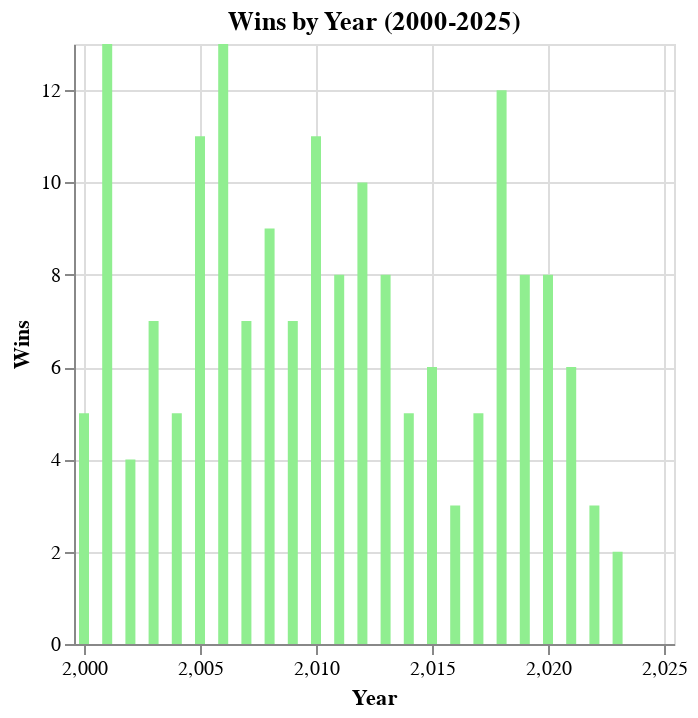

The notebook cell saved with this chart:
### Code cell
# Assuming `data` is your DataFrame
filtered_data = data[(data['Year'] >= 2000) & (data['Year'] <= 2025)]

# Define the years in which the division was won
division_won_years = [2001, 2005, 2006, 2010, 2018]

# Add a new column for color encoding and a custom message for division-winning years
filtered_data['ChampionshipWon'] = filtered_data['Year'].isin(division_won_years)
filtered_data['ChampionshipWonText'] = filtered_data['ChampionshipWon'].apply(lambda x: 'Championship Won' if x else '')

# Create the chart with conditional coloring
chart = alt.Chart(filtered_data).mark_bar().encode(
    x=alt.X('Year:Q', scale=alt.Scale(domain=[2000, 2025]), title="Year"),
    y=alt.Y('W:Q', title="Wins"),
    color=alt.condition(
        alt.datum.DivisionWon,  # Condition based on the new column
        alt.value('green'),  # Color for bars that meet the condition
        alt.value('lightgreen') # Color for other bars
    ),
    tooltip=["Year", "W", "L", alt.Tooltip('ChampionshipWonText:N', title="Status")]
).properties(
    title="Wins by Year (2000-2025)"
)

chart

### Figure 1 — Vega-Lite specification as saved in the notebook (floating-point values rounded to 4 significant figures)
{"config": {"view": {"continuousWidth": 300, "continuousHeight": 300}}, "data": {"name": "data-802e387351258591e23268398b351dab"}, "mark": {"type": "bar"}, "encoding": {"color": {"condition": {"test": "datum.DivisionWon", "value": "green"}, "value": "lightgreen"}, "tooltip": [{"field": "Year", "type": "quantitative"}, {"field": "W", "type": "quantitative"}, {"field": "L", "type": "quantitative"}, {"field": "ChampionshipWonText", "title": "Status", "type": "nominal"}], "x": {"field": "Year", "scale": {"domain": [2000, 2025]}, "title": "Year", "type": "quantitative"}, "y": {"field": "W", "title": "Wins", "type": "quantitative"}}, "title": "Wins by Year (2000-2025)", "$schema": "https://vega.github.io/schema/vega-lite/v5.15.1.json", "datasets": {"data-802e387351258591e23268398b351dab": [{"Year": 2023, "Lg": "NFL", "Tm": "Chicago Bears", "W": 2, "L": 6, "T": 0, "Div. Finish": "4th of 4", "Playoffs": null, "PF": 171, "PA": 218, "PD": -47, "Coaches": "Eberflus", "AV": null, "Passer": "Fields", "Rusher": "Herbert", "Receiver": "Moore", "Pts_Off": 17, "Yds_Off": 19, "Pts_Def": 28, "Yds_Def": 23, "T/G": 25, "Pts±": 25, "Yds±": 18, "out of": 32, "MoV": -5.9, "SoS": -3.9, "SRS": -9.8, "OSRS": -1.6, "DSRS": -8.2, "ChampionshipWon": false, "ChampionshipWonText": ""}, {"Year": 2022, "Lg": "NFL", "Tm": "Chicago Bears", "W": 3, "L": 14, "T": 0, "Div. Finish": "4th of 4", "Playoffs": null, "PF": 326, "PA": 463, "PD": -137, "Coaches": "Eberflus", "AV": "Fields", "Passer": "Fields", "Rusher": "Fields", "Receiver": "Kmet", "Pts_Off": 23, "Yds_Off": 28, "Pts_Def": 32, "Yds_Def": 29, "T/G": 20, "Pts±": 31, "Yds±": 31, "out of": 32, "MoV": -8.1, "SoS": 1.6, "SRS": -6.4, "OSRS": -2.5, "DSRS": -4.0, "ChampionshipWon": false, "ChampionshipWonText": ""}, {"Year": 2021, "Lg": "NFL", "Tm": "Chicago Bears", "W": 6, "L": 11, "T": 0, "Div. Finish": "3rd of 4", "Playoffs": null, "PF": 311, "PA": 407, "PD": -96, "Coaches": "Nagy", "AV": "Smith", "Passer": "Fields", "Rusher": "Montgomery", "Receiver": "Mooney", "Pts_Off": 27, "Yds_Off": 24, "Pts_Def": 22, "Yds_Def": 6, "T/G": 29, "Pts±": 24, "Yds±": 20, "out of": 32, "MoV": -5.6, "SoS": 0.5, "SRS": -5.2, "OSRS": -4.9, "DSRS": -0.3, "ChampionshipWon": false, "ChampionshipWonText": ""}, {"Year": 2020, "Lg": "NFL", "Tm": "Chicago Bears*", "W": 8, "L": 8, "T": 0, "Div. Finish": "2nd of 4", "Playoffs": "Lost WC", "PF": 372, "PA": 370, "PD": 2, "Coaches": "Nagy", "AV": "Smith", "Passer": "Trubisky", "Rusher": "Montgomery", "Receiver": "Robinson", "Pts_Off": 22, "Yds_Off": 26, "Pts_Def": 14, "Yds_Def": 11, "T/G": 23, "Pts±": 15, "Yds±": 20, "out of": 32, "MoV": 0.1, "SoS": 0.1, "SRS": 0.2, "OSRS": -2.2, "DSRS": 2.4, "ChampionshipWon": false, "ChampionshipWonText": ""}, {"Year": 2019, "Lg": "NFL", "Tm": "Chicago Bears", "W": 8, "L": 8, "T": 0, "Div. Finish": "3rd of 4", "Playoffs": null, "PF": 280, "PA": 298, "PD": -18, "Coaches": "Nagy", "AV": "Mack", "Passer": "Trubisky", "Rusher": "Montgomery", "Receiver": "Robinson", "Pts_Off": 29, "Yds_Off": 29, "Pts_Def": 4, "Yds_Def": 8, "T/G": 15, "Pts±": 19, "Yds±": 21, "out of": 32, "MoV": -1.1, "SoS": 0.2, "SRS": -0.9, "OSRS": -5.4, "DSRS": 4.5, "ChampionshipWon": false, "ChampionshipWonText": ""}, {"Year": 2018, "Lg": "NFL", "Tm": "Chicago Bears*", "W": 12, "L": 4, "T": 0, "Div. Finish": "1st of 4", "Playoffs": "Lost WC", "PF": 421, "PA": 283, "PD": 138, "Coaches": "Nagy", "AV": "Mack", "Passer": "Trubisky", "Rusher": "Howard", "Receiver": "Robinson", "Pts_Off": 9, "Yds_Off": 21, "Pts_Def": 1, "Yds_Def": 3, "T/G": 3, "Pts±": 4, "Yds±": 5, "out of": 32, "MoV": 8.6, "SoS": -2.3, "SRS": 6.3, "OSRS": 1.5, "DSRS": 4.8, "ChampionshipWon": true, "ChampionshipWonText": "Championship Won"}, {"Year": 2017, "Lg": "NFL", "Tm": "Chicago Bears", "W": 5, "L": 11, "T": 0, "Div. Finish": "4th of 4", "Playoffs": null, "PF": 264, "PA": 320, "PD": -56, "Coaches": "Fox", "AV": "Hicks", "Passer": "Trubisky", "Rusher": "Howard", "Receiver": "Wright", "Pts_Off": 29, "Yds_Off": 30, "Pts_Def": 9, "Yds_Def": 10, "T/G": 15, "Pts±": 20, "Yds±": 26, "out of": 32, "MoV": -3.5, "SoS": 2.2, "SRS": -1.3, "OSRS": -4.6, "DSRS": 3.3, "ChampionshipWon": false, "ChampionshipWonText": ""}, {"Year": 2016, "Lg": "NFL", "Tm": "Chicago Bears", "W": 3, "L": 13, "T": 0, "Div. Finish": "4th of 4", "Playoffs": null, "PF": 279, "PA": 399, "PD": -120, "Coaches": "Fox", "AV": "Howard", "Passer": "Barkley", "Rusher": "Howard", "Receiver": "Meredith", "Pts_Off": 28, "Yds_Off": 15, "Pts_Def": 24, "Yds_Def": 15, "T/G": 31, "Pts±": 28, "Yds±": 12, "out of": 32, "MoV": -7.5, "SoS": 0.0, "SRS": -7.5, "OSRS": -5.2, "DSRS": -2.3, "ChampionshipWon": false, "ChampionshipWonText": ""}, {"Year": 2015, "Lg": "NFL", "Tm": "Chicago Bears", "W": 6, "L": 10, "T": 0, "Div. Finish": "4th of 4", "Playoffs": null, "PF": 335, "PA": 397, "PD": -62, "Coaches": "Fox", "AV": "Cutler", "Passer": "Cutler", "Rusher": "Forte", "Receiver": "Jeffery", "Pts_Off": 23, "Yds_Off": 21, "Pts_Def": 20, "Yds_Def": 14, "T/G": 19, "Pts±": 21, "Yds±": 16, "out of": 32, "MoV": -3.9, "SoS": 2.6, "SRS": -1.3, "OSRS": -0.1, "DSRS": -1.2, "ChampionshipWon": false, "ChampionshipWonText": ""}, {"Year": 2014, "Lg": "NFL", "Tm": "Chicago Bears", "W": 5, "L": 11, "T": 0, "Div. Finish": "4th of 4", "Playoffs": null, "PF": 319, "PA": 442, "PD": -123, "Coaches": "Trestman", "AV": "Forte", "Passer": "Cutler", "Rusher": "Forte", "Receiver": "Jeffery", "Pts_Off": 23, "Yds_Off": 21, "Pts_Def": 31, "Yds_Def": 30, "T/G": 22, "Pts±": 27, "Yds±": 28, "out of": 32, "MoV": -7.7, "SoS": 1.0, "SRS": -6.7, "OSRS": -2.0, "DSRS": -4.7, "ChampionshipWon": false, "ChampionshipWonText": ""}, {"Year": 2013, "Lg": "NFL", "Tm": "Chicago Bears", "W": 8, "L": 8, "T": 0, "Div. Finish": "2nd of 4", "Playoffs": null, "PF": 445, "PA": 478, "PD": -33, "Coaches": "Trestman", "AV": "Forte", "Passer": "Cutler", "Rusher": "Forte", "Receiver": "Jeffery", "Pts_Off": 2, "Yds_Off": 8, "Pts_Def": 30, "Yds_Def": 30, "T/G": 11, "Pts±": 21, "Yds±": 19, "out of": 32, "MoV": -2.1, "SoS": -2.1, "SRS": -4.1, "OSRS": 3.0, "DSRS": -7.1, "ChampionshipWon": false, "ChampionshipWonText": ""}, {"Year": 2012, "Lg": "NFL", "Tm": "Chicago Bears", "W": 10, "L": 6, "T": 0, "Div. Finish": "3rd of 4", "Playoffs": null, "PF": 375, "PA": 277, "PD": 98, "Coaches": "Smith", "AV": "Tillman", "Passer": "Cutler", "Rusher": "Forte", "Receiver": "Marshall", "Pts_Off": 16, "Yds_Off": 28, "Pts_Def": 3, "Yds_Def": 5, "T/G": 2, "Pts±": 6, "Yds±": 16, "out of": 32, "MoV": 6.1, "SoS": 0.8, "SRS": 6.9, "OSRS": 1.0, "DSRS": 6.0, "ChampionshipWon": false, "ChampionshipWonText": ""}, {"Year": 2011, "Lg": "NFL", "Tm": "Chicago Bears", "W": 8, "L": 8, "T": 0, "Div. Finish": "3rd of 4", "Playoffs": null, "PF": 353, "PA": 341, "PD": 12, "Coaches": "Smith", "AV": "Peppers", "Passer": "Cutler", "Rusher": "Forte", "Receiver": "Knox", "Pts_Off": 17, "Yds_Off": 24, "Pts_Def": 14, "Yds_Def": 17, "T/G": 11, "Pts±": 16, "Yds±": 26, "out of": 32, "MoV": 0.8, "SoS": 0.9, "SRS": 1.7, "OSRS": -1.5, "DSRS": 3.1, "ChampionshipWon": false, "ChampionshipWonText": ""}, {"Year": 2010, "Lg": "NFL", "Tm": "Chicago Bears*", "W": 11, "L": 5, "T": 0, "Div. Finish": "1st of 4", "Playoffs": "Lost Conf", "PF": 334, "PA": 286, "PD": 48, "Coaches": "Smith", "AV": "Peppers", "Passer": "Cutler", "Rusher": "Forte", "Receiver": "Knox", "Pts_Off": 21, "Yds_Off": 30, "Pts_Def": 4, "Yds_Def": 9, "T/G": 11, "Pts±": 10, "Yds±": 22, "out of": 32, "MoV": 3.0, "SoS": 1.1, "SRS": 4.1, "OSRS": -0.6, "DSRS": 4.7, "ChampionshipWon": true, "ChampionshipWonText": "Championship Won"}, {"Year": 2009, "Lg": "NFL", "Tm": "Chicago Bears", "W": 7, "L": 9, "T": 0, "Div. Finish": "3rd of 4", "Playoffs": null, "PF": 327, "PA": 375, "PD": -48, "Coaches": "Smith", "AV": "Cutler", "Passer": "Cutler", "Rusher": "Forte", "Receiver": "Hester", "Pts_Off": 19, "Yds_Off": 23, "Pts_Def": 21, "Yds_Def": 17, "T/G": 23, "Pts±": 21, "Yds±": 23, "out of": 32, "MoV": -3.0, "SoS": -0.9, "SRS": -3.9, "OSRS": -1.9, "DSRS": -2.0, "ChampionshipWon": false, "ChampionshipWonText": ""}, {"Year": 2008, "Lg": "NFL", "Tm": "Chicago Bears", "W": 9, "L": 7, "T": 0, "Div. Finish": "2nd of 4", "Playoffs": null, "PF": 375, "PA": 350, "PD": 25, "Coaches": "Smith", "AV": "Briggs", "Passer": "Orton", "Rusher": "Forte", "Receiver": "Hester", "Pts_Off": 14, "Yds_Off": 26, "Pts_Def": 16, "Yds_Def": 21, "T/G": 8, "Pts±": 17, "Yds±": 25, "out of": 32, "MoV": 1.6, "SoS": 0.5, "SRS": 2.1, "OSRS": 1.1, "DSRS": 1.0, "ChampionshipWon": false, "ChampionshipWonText": ""}, {"Year": 2007, "Lg": "NFL", "Tm": "Chicago Bears", "W": 7, "L": 9, "T": 0, "Div. Finish": "4th of 4", "Playoffs": null, "PF": 334, "PA": 348, "PD": -14, "Coaches": "Smith", "AV": "Urlacher", "Passer": "Griese", "Rusher": "Benson", "Receiver": "Berrian", "Pts_Off": 18, "Yds_Off": 27, "Pts_Def": 16, "Yds_Def": 28, "T/G": 17, "Pts±": 20, "Yds±": 30, "out of": 32, "MoV": -0.9, "SoS": 2.1, "SRS": 1.2, "OSRS": -0.2, "DSRS": 1.4, "ChampionshipWon": false, "ChampionshipWonText": ""}, {"Year": 2006, "Lg": "NFL", "Tm": "Chicago Bears*", "W": 13, "L": 3, "T": 0, "Div. Finish": "1st of 4", "Playoffs": "Lost SB", "PF": 427, "PA": 255, "PD": 172, "Coaches": "Smith", "AV": "Urlacher", "Passer": "Grossman", "Rusher": "Jones", "Receiver": "Muhammad", "Pts_Off": 2, "Yds_Off": 15, "Pts_Def": 3, "Yds_Def": 5, "T/G": 4, "Pts±": 2, "Yds±": 10, "out of": 32, "MoV": 10.8, "SoS": -2.9, "SRS": 7.9, "OSRS": 4.9, "DSRS": 3.0, "ChampionshipWon": true, "ChampionshipWonText": "Championship Won"}, {"Year": 2005, "Lg": "NFL", "Tm": "Chicago Bears*", "W": 11, "L": 5, "T": 0, "Div. Finish": "1st of 4", "Playoffs": "Lost Div", "PF": 260, "PA": 202, "PD": 58, "Coaches": "Smith", "AV": "Briggs", "Passer": "Orton", "Rusher": "Jones", "Receiver": "Muhammad", "Pts_Off": 26, "Yds_Off": 29, "Pts_Def": 1, "Yds_Def": 2, "T/G": 11, "Pts±": 12, "Yds±": 25, "out of": 32, "MoV": 3.6, "SoS": -2.2, "SRS": 1.4, "OSRS": -5.2, "DSRS": 6.6, "ChampionshipWon": true, "ChampionshipWonText": "Championship Won"}, {"Year": 2004, "Lg": "NFL", "Tm": "Chicago Bears", "W": 5, "L": 11, "T": 0, "Div. Finish": "4th of 4", "Playoffs": null, "PF": 231, "PA": 331, "PD": -100, "Coaches": "Smith", "AV": "Briggs", "Passer": "Hutchinson", "Rusher": "Jones", "Receiver": "Terrell", "Pts_Off": 32, "Yds_Off": 32, "Pts_Def": 13, "Yds_Def": 21, "T/G": 23, "Pts±": 28, "Yds±": 32, "out of": 32, "MoV": -6.3, "SoS": -2.0, "SRS": -8.2, "OSRS": -8.5, "DSRS": 0.3, "ChampionshipWon": false, "ChampionshipWonText": ""}, {"Year": 2003, "Lg": "NFL", "Tm": "Chicago Bears", "W": 7, "L": 9, "T": 0, "Div. Finish": "3rd of 4", "Playoffs": null, "PF": 283, "PA": 346, "PD": -63, "Coaches": "Jauron", "AV": "Azumah", "Passer": "Stewart", "Rusher": "Thomas", "Receiver": "Booker", "Pts_Off": 23, "Yds_Off": 28, "Pts_Def": 22, "Yds_Def": 14, "T/G": 27, "Pts±": 23, "Yds±": 26, "out of": 32, "MoV": -3.9, "SoS": 0.4, "SRS": -3.5, "OSRS": -4.2, "DSRS": 0.7, "ChampionshipWon": false, "ChampionshipWonText": ""}, {"Year": 2002, "Lg": "NFL", "Tm": "Chicago Bears", "W": 4, "L": 12, "T": 0, "Div. Finish": "3rd of 4", "Playoffs": null, "PF": 281, "PA": 379, "PD": -98, "Coaches": "Jauron", "AV": "Urlacher", "Passer": "Miller", "Rusher": "Thomas", "Receiver": "Booker", "Pts_Off": 27, "Yds_Off": 29, "Pts_Def": 25, "Yds_Def": 25, "T/G": 23, "Pts±": 27, "Yds±": 29, "out of": 32, "MoV": -6.1, "SoS": 0.9, "SRS": -5.3, "OSRS": -4.4, "DSRS": -0.9, "ChampionshipWon": false, "ChampionshipWonText": ""}, {"Year": 2001, "Lg": "NFL", "Tm": "Chicago Bears*", "W": 13, "L": 3, "T": 0, "Div. Finish": "1st of 5", "Playoffs": "Lost Div", "PF": 338, "PA": 203, "PD": 135, "Coaches": "Jauron", "AV": "Urlacher", "Passer": "Miller", "Rusher": "Thomas", "Receiver": "Booker", "Pts_Off": 11, "Yds_Off": 26, "Pts_Def": 1, "Yds_Def": 15, "T/G": 4, "Pts±": 3, "Yds±": 21, "out of": 31, "MoV": 8.4, "SoS": -0.5, "SRS": 7.9, "OSRS": 0.9, "DSRS": 7.1, "ChampionshipWon": true, "ChampionshipWonText": "Championship Won"}, {"Year": 2000, "Lg": "NFL", "Tm": "Chicago Bears", "W": 5, "L": 11, "T": 0, "Div. Finish": "5th of 5", "Playoffs": null, "PF": 216, "PA": 355, "PD": -139, "Coaches": "Jauron", "AV": "Urlacher", "Passer": "McNown", "Rusher": "Allen", "Receiver": "Robinson", "Pts_Off": 28, "Yds_Off": 23, "Pts_Def": 20, "Yds_Def": 16, "T/G": 23, "Pts±": 26, "Yds±": 23, "out of": 31, "MoV": -8.7, "SoS": 2.4, "SRS": -6.3, "OSRS": -6.4, "DSRS": 0.1, "ChampionshipWon": false, "ChampionshipWonText": ""}]}}
